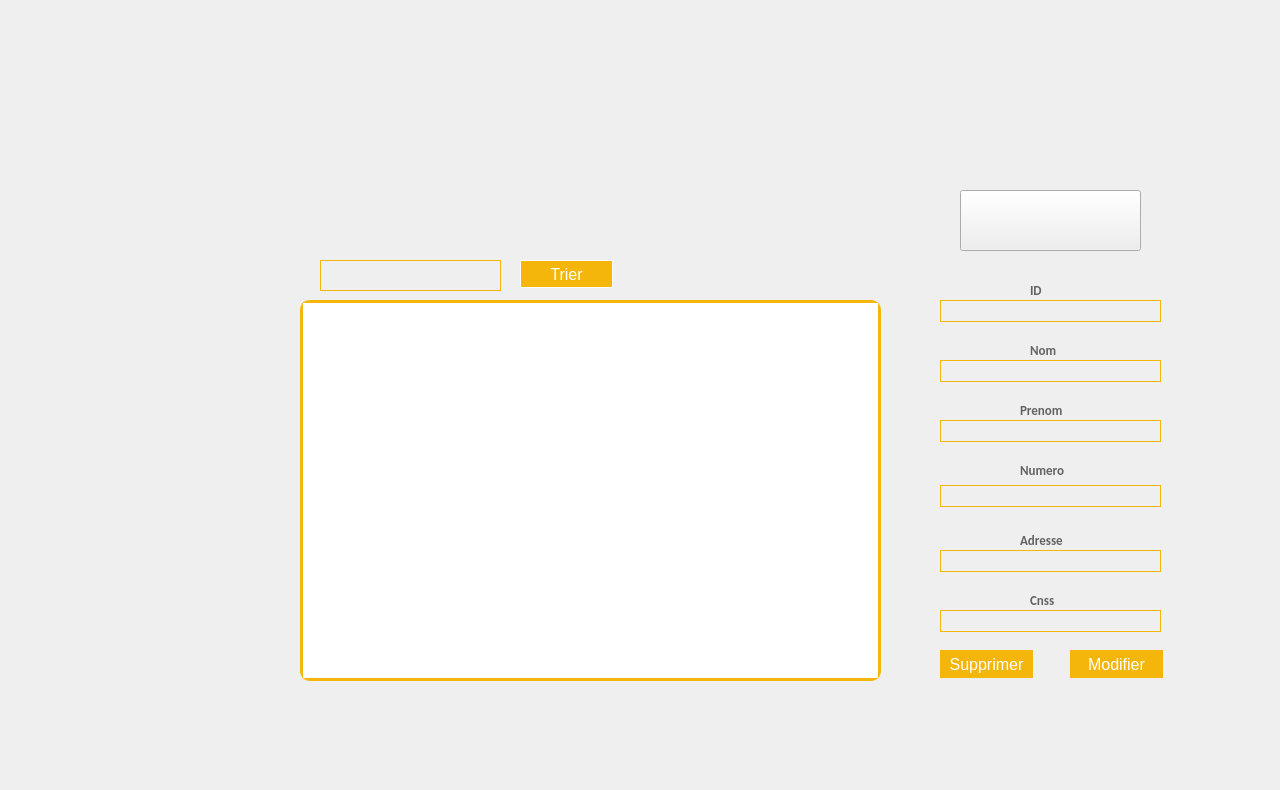
    <widget class="QWidget" name="page_15">
     <property name="styleSheet">
      <string notr="true">QLineEdit {
	line-height: 1;
    color: #000000;
    background-color: transparent;
    background-clip: padding-box;
	border: 1px solid #f4b60b;
    font-weight: 400;
	font-size: 16px;
    padding: 0.875rem 1.375rem;
}


QLineEdit:hover { 
	border: 1px solid #000000;
}

</string>
     </property>
     <widget class="QTableView" name="emp">
      <property name="geometry">
       <rect>
        <x>300</x>
        <y>300</y>
        <width>581</width>
        <height>381</height>
       </rect>
      </property>
      <property name="styleSheet">
       <string notr="true">QTableView{ 
border-radius: 10px;
border: 3px solid #f4b60b;
}

QTableView::item:hover
{
  	background-color: #f4b60b;
	font-weight: 500;
}
QTableView::item:focus
{
   selection-background-color: #f4cc67;
}

QHeaderView {
	background-color: #f4b60b;
	border: 1px solid #f4b60b;
 }
QHeaderView::section {
                     spacing: 10px;
                     background-color: #f4b60b;
                     color: white;
                     margin: 1px;
					 border: 1px;
                     text-align: right;
                     font-family: arial;
                     font-size: 12px;
 }

QTableView QTableCornerButton::section {
    background-color: #f4b60b;
    border: 1px solid #f4b60b;
}</string>
      </property>
     </widget>
     <widget class="QLabel" name="label_173">
      <property name="geometry">
       <rect>
        <x>1030</x>
        <y>280</y>
        <width>111</width>
        <height>20</height>
       </rect>
      </property>
      <property name="font">
       <font>
        <family>Calibri</family>
        <pointsize>10</pointsize>
        <weight>75</weight>
        <bold>true</bold>
       </font>
      </property>
      <property name="styleSheet">
       <string notr="true">color: rgb(99, 99, 99);</string>
      </property>
      <property name="text">
       <string>ID</string>
      </property>
     </widget>
     <widget class="QPushButton" name="abab">
      <property name="geometry">
       <rect>
        <x>1070</x>
        <y>650</y>
        <width>93</width>
        <height>28</height>
       </rect>
      </property>
      <property name="styleSheet">
       <string notr="true">QPushButton{
line-height: 1;
    color: #ffffff;
    background-color: #f4b60b;
    background-clip: padding-box;
	border: 1px solid #f4b60b;
    font-weight: 400;
	font-size: 16px;
    padding: 0.875rem 1.375rem;
}
QPushButton:hover{
	border: 1px solid #f4b60b;
 color: #f4b60b;
    background-color: #ffffff;

}
</string>
      </property>
      <property name="text">
       <string>Modifier</string>
      </property>
     </widget>
     <widget class="QPushButton" name="supppp">
      <property name="geometry">
       <rect>
        <x>940</x>
        <y>650</y>
        <width>93</width>
        <height>28</height>
       </rect>
      </property>
      <property name="styleSheet">
       <string notr="true">QPushButton{
line-height: 1;
    color: #ffffff;
    background-color: #f4b60b;
    background-clip: padding-box;
	border: 1px solid #f4b60b;
    font-weight: 400;
	font-size: 16px;
    padding: 0.875rem 1.375rem;
}
QPushButton:hover{
	border: 1px solid #f4b60b;
 color: #f4b60b;
    background-color: #ffffff;

}
</string>
      </property>
      <property name="text">
       <string>Supprimer</string>
      </property>
     </widget>
     <widget class="QLineEdit" name="lineEdit_modif_nom">
      <property name="geometry">
       <rect>
        <x>940</x>
        <y>360</y>
        <width>221</width>
        <height>22</height>
       </rect>
      </property>
      <property name="styleSheet">
       <string notr="true"/>
      </property>
     </widget>
     <widget class="QLineEdit" name="lineEdit_modif_prenom">
      <property name="geometry">
       <rect>
        <x>940</x>
        <y>420</y>
        <width>221</width>
        <height>22</height>
       </rect>
      </property>
      <property name="styleSheet">
       <string notr="true"/>
      </property>
     </widget>
     <widget class="QLineEdit" name="lineEdit_modif_adresse">
      <property name="geometry">
       <rect>
        <x>940</x>
        <y>550</y>
        <width>221</width>
        <height>22</height>
       </rect>
      </property>
      <property name="styleSheet">
       <string notr="true"/>
      </property>
     </widget>
     <widget class="QLineEdit" name="lineEdit_modif_num">
      <property name="geometry">
       <rect>
        <x>940</x>
        <y>485</y>
        <width>221</width>
        <height>22</height>
       </rect>
      </property>
      <property name="styleSheet">
       <string notr="true"/>
      </property>
     </widget>
     <widget class="QLineEdit" name="lineEdit_faza_id">
      <property name="geometry">
       <rect>
        <x>940</x>
        <y>300</y>
        <width>221</width>
        <height>22</height>
       </rect>
      </property>
      <property name="styleSheet">
       <string notr="true"/>
      </property>
     </widget>
     <widget class="QLineEdit" name="lineEdit_modif_cnss">
      <property name="geometry">
       <rect>
        <x>940</x>
        <y>610</y>
        <width>221</width>
        <height>22</height>
       </rect>
      </property>
      <property name="styleSheet">
       <string notr="true"/>
      </property>
     </widget>
     <widget class="QPushButton" name="trieeeee">
      <property name="geometry">
       <rect>
        <x>520</x>
        <y>260</y>
        <width>93</width>
        <height>28</height>
       </rect>
      </property>
      <property name="styleSheet">
       <string notr="true">QPushButton{
line-height: 1;
    color: #ffffff;
    background-color: #f4b60b;
    background-clip: padding-box;
	border: 1px solid #ffffff;
    font-weight: 400;
	font-size: 16px;
    padding: 0.875rem 1.375rem;
}
QPushButton:hover{
	border: 1px solid #f4b60b;
 color: #f4b60b;
    background-color: #ffffff;

}
</string>
      </property>
      <property name="text">
       <string>Trier</string>
      </property>
     </widget>
     <widget class="QLineEdit" name="recherchee">
      <property name="geometry">
       <rect>
        <x>320</x>
        <y>260</y>
        <width>181</width>
        <height>31</height>
       </rect>
      </property>
      <property name="styleSheet">
       <string notr="true"/>
      </property>
     </widget>
     <widget class="QLabel" name="label_80">
      <property name="geometry">
       <rect>
        <x>30</x>
        <y>40</y>
        <width>1241</width>
        <height>741</height>
       </rect>
      </property>
      <property name="text">
       <string/>
      </property>
      <property name="pixmap">
       <pixmap>../../Desktop/anglais/projet c++ design/employe.png</pixmap>
      </property>
      <property name="scaledContents">
       <bool>true</bool>
      </property>
     </widget>
     <widget class="QLabel" name="label_177">
      <property name="geometry">
       <rect>
        <x>1030</x>
        <y>340</y>
        <width>111</width>
        <height>20</height>
       </rect>
      </property>
      <property name="font">
       <font>
        <family>Calibri</family>
        <pointsize>10</pointsize>
        <weight>75</weight>
        <bold>true</bold>
       </font>
      </property>
      <property name="styleSheet">
       <string notr="true">color: rgb(99, 99, 99);</string>
      </property>
      <property name="text">
       <string>Nom</string>
      </property>
     </widget>
     <widget class="QLabel" name="label_178">
      <property name="geometry">
       <rect>
        <x>1020</x>
        <y>400</y>
        <width>111</width>
        <height>20</height>
       </rect>
      </property>
      <property name="font">
       <font>
        <family>Calibri</family>
        <pointsize>10</pointsize>
        <weight>75</weight>
        <bold>true</bold>
       </font>
      </property>
      <property name="styleSheet">
       <string notr="true">color: rgb(99, 99, 99);</string>
      </property>
      <property name="text">
       <string>Prenom</string>
      </property>
     </widget>
     <widget class="QLabel" name="label_179">
      <property name="geometry">
       <rect>
        <x>1020</x>
        <y>460</y>
        <width>111</width>
        <height>20</height>
       </rect>
      </property>
      <property name="font">
       <font>
        <family>Calibri</family>
        <pointsize>10</pointsize>
        <weight>75</weight>
        <bold>true</bold>
       </font>
      </property>
      <property name="styleSheet">
       <string notr="true">color: rgb(99, 99, 99);</string>
      </property>
      <property name="text">
       <string>Numero</string>
      </property>
     </widget>
     <widget class="QLabel" name="label_180">
      <property name="geometry">
       <rect>
        <x>1020</x>
        <y>530</y>
        <width>111</width>
        <height>20</height>
       </rect>
      </property>
      <property name="font">
       <font>
        <family>Calibri</family>
        <pointsize>10</pointsize>
        <weight>75</weight>
        <bold>true</bold>
       </font>
      </property>
      <property name="styleSheet">
       <string notr="true">color: rgb(99, 99, 99);</string>
      </property>
      <property name="text">
       <string>Adresse</string>
      </property>
     </widget>
     <widget class="QLabel" name="label_181">
      <property name="geometry">
       <rect>
        <x>1030</x>
        <y>590</y>
        <width>111</width>
        <height>20</height>
       </rect>
      </property>
      <property name="font">
       <font>
        <family>Calibri</family>
        <pointsize>10</pointsize>
        <weight>75</weight>
        <bold>true</bold>
       </font>
      </property>
      <property name="styleSheet">
       <string notr="true">color: rgb(99, 99, 99);</string>
      </property>
      <property name="text">
       <string>Cnss</string>
      </property>
     </widget>
     <widget class="QPushButton" name="congeee">
      <property name="geometry">
       <rect>
        <x>960</x>
        <y>190</y>
        <width>181</width>
        <height>61</height>
       </rect>
      </property>
      <property name="text">
       <string/>
      </property>
     </widget>
     <zorder>label_80</zorder>
     <zorder>emp</zorder>
     <zorder>label_173</zorder>
     <zorder>abab</zorder>
     <zorder>supppp</zorder>
     <zorder>lineEdit_modif_nom</zorder>
     <zorder>lineEdit_modif_prenom</zorder>
     <zorder>lineEdit_modif_adresse</zorder>
     <zorder>lineEdit_modif_num</zorder>
     <zorder>lineEdit_faza_id</zorder>
     <zorder>lineEdit_modif_cnss</zorder>
     <zorder>trieeeee</zorder>
     <zorder>recherchee</zorder>
     <zorder>label_177</zorder>
     <zorder>label_178</zorder>
     <zorder>label_179</zorder>
     <zorder>label_180</zorder>
     <zorder>label_181</zorder>
     <zorder>congeee</zorder>
    </widget>
